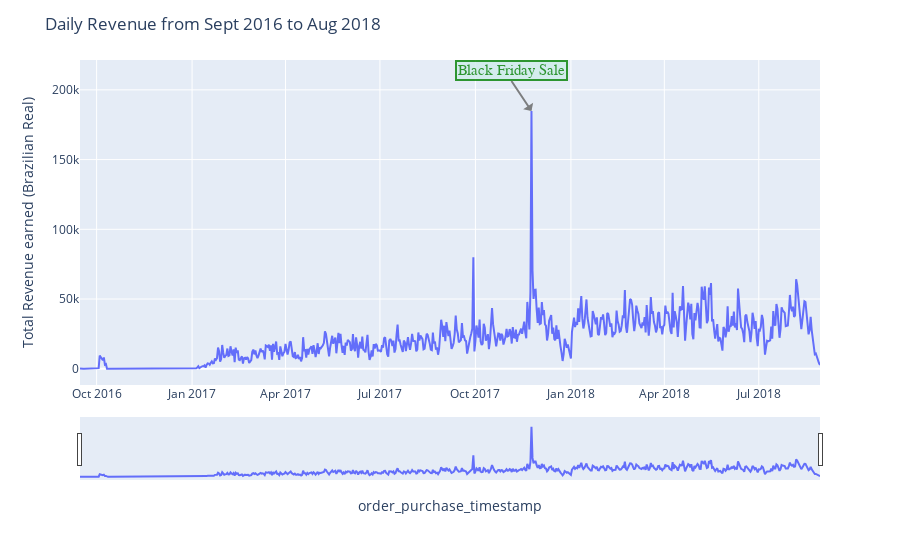

The notebook cell this image was saved under:
### Code cell
#plotting daily data to get high level picture

fig = px.line(df_agg, x=df_agg.index, y='total_amount')

# axis labels and title
fig.update_layout(
    yaxis_title="Total Revenue earned (Brazilian Real)", 
    legend_title="", 
    title="Daily Revenue from Sept 2016 to Aug 2018"
)

# activate slider
fig.update_xaxes(rangeslider_visible=True)

#annotate peak
fig.add_annotation(x='2017-11-24', y= 184834.17, text=f'Black Friday Sale', yanchor='bottom', 
                   showarrow=True, arrowhead=1, arrowsize=1, arrowwidth=2, arrowcolor="#636363",
                   ax=-20, ay=-30, font=dict(size=15, color="green", family="Courier New, monospace"),
                   align="left", bordercolor="green", borderwidth=2, bgcolor="#CFECEC", opacity=0.8)

fig.show()
#fig.show("svg")

### Figure 1 — Plotly figure (JSON) as saved in the notebook; plotly's stock layout.template omitted (floating-point values rounded to 4 significant figures; data arrays with more than 128 entries replaced by an {"elided": "..."} marker saying what was removed)
{"data": [{"hovertemplate": "order_purchase_timestamp=%{x}<br>total_amount=%{y}<extra></extra>", "legendgroup": "", "line": {"color": "#636efa", "dash": "solid"}, "marker": {"symbol": "circle"}, "mode": "lines", "name": "", "orientation": "v", "showlegend": false, "type": "scatter", "x": {"elided": "714 str values"}, "xaxis": "x", "y": {"elided": "714 float values"}, "yaxis": "y"}], "layout": {"annotations": [{"align": "left", "arrowcolor": "#636363", "arrowhead": 1, "arrowsize": 1, "arrowwidth": 2, "ax": -20, "ay": -30, "bgcolor": "#CFECEC", "bordercolor": "green", "borderwidth": 2, "font": {"color": "green", "family": "Courier New, monospace", "size": 15}, "opacity": 0.8, "showarrow": true, "text": "Black Friday Sale", "x": "2017-11-24", "y": 184800.0, "yanchor": "bottom"}], "legend": {"title": {"text": ""}, "tracegroupgap": 0}, "margin": {"t": 60}, "title": {"text": "Daily Revenue from Sept 2016 to Aug 2018"}, "xaxis": {"anchor": "y", "domain": [0, 1], "rangeslider": {"visible": true}, "title": {"text": "order_purchase_timestamp"}}, "yaxis": {"anchor": "x", "domain": [0, 1], "title": {"text": "Total Revenue earned (Brazilian Real)"}}}}
